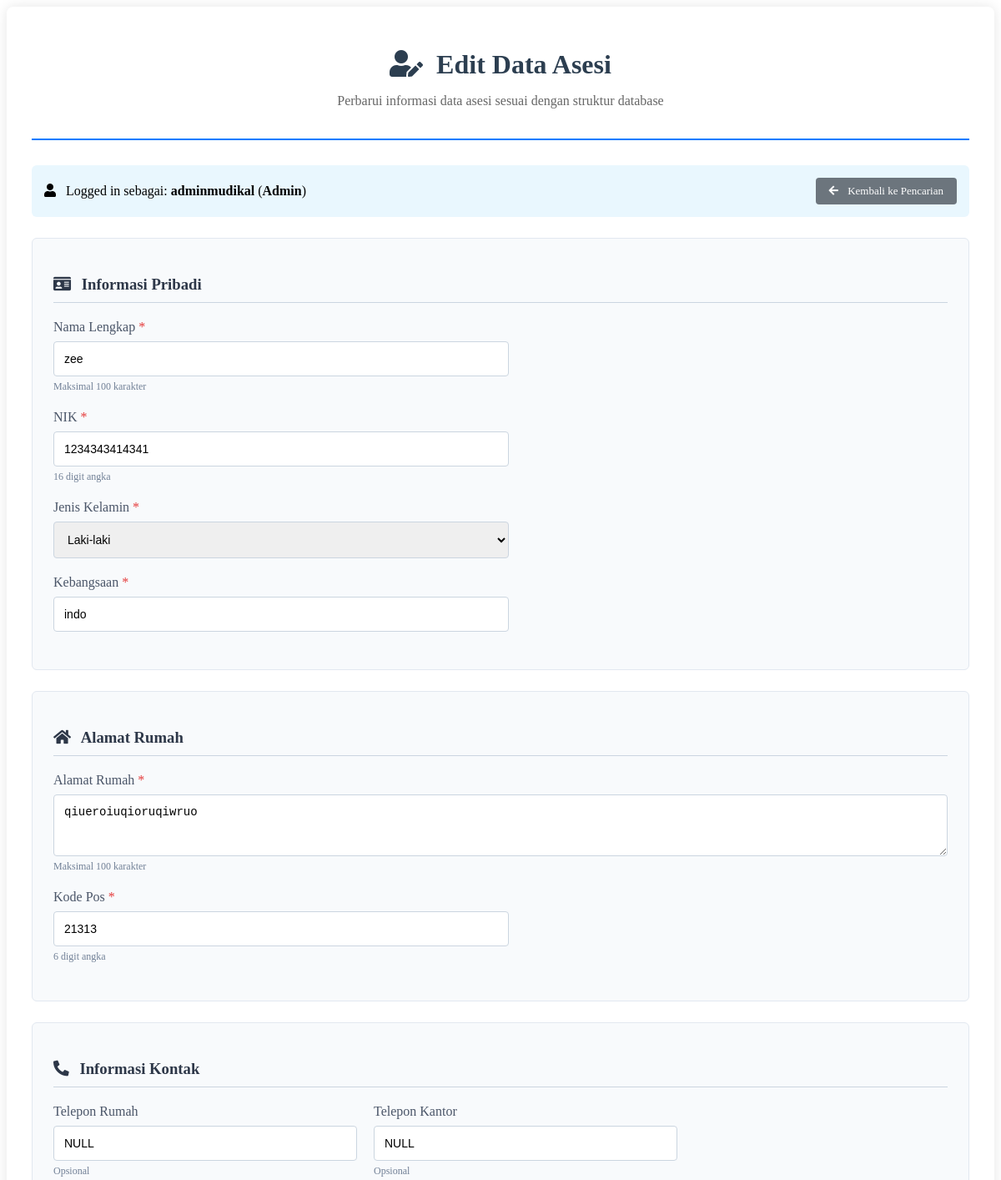
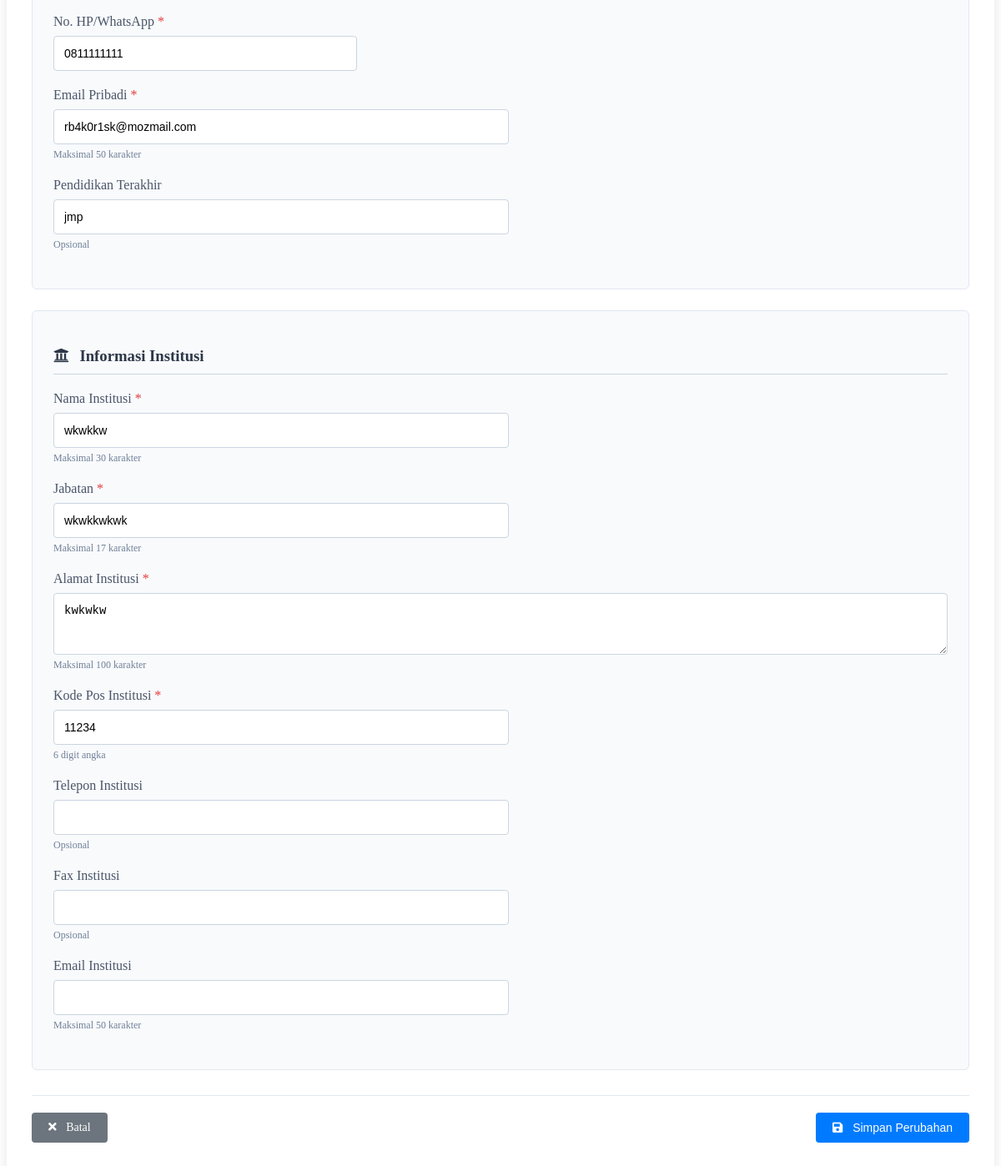
Page /ASESI/edit.php?id=1 (signed in) on the committed database (2 pictures, top to bottom).
### tables this page shows
CREATE TABLE `tb_asesi` (
  `id_asesi` int(11) NOT NULL,
  `nama_asesi` varchar(100) NOT NULL,
  `nik` varchar(16) NOT NULL,
  `jenis_kelamin` varchar(50) NOT NULL,
  `kebangsaan` varchar(20) NOT NULL,
  `alamat_rumah` varchar(100) NOT NULL,
  `kode_pos` varchar(6) NOT NULL,
  `phone_rumah` varchar(15) DEFAULT NULL,
  `phone_kantor` varchar(15) DEFAULT NULL,
  `hp` varchar(15) NOT NULL,
  `email` varchar(50) NOT NULL,
  `pendidikan` varchar(50) DEFAULT NULL,
  `nama_institusi` varchar(30) NOT NULL,
  `jabatan` varchar(17) NOT NULL,
  `alamat_institusi` varchar(100) NOT NULL,
  `kode_pos_institusi` varchar(6) NOT NULL,
  `telp_institusi` varchar(15) DEFAULT NULL,
  `fax` varchar(15) DEFAULT NULL,
  `email_institusi` varchar(15) DEFAULT NULL
);

### ASESI/edit.php (the view, shortened to what this page needs)
<?php
    include "../koneksi.php";
$id_asesi = isset($_GET['id']) ? intval($_GET['id']) : 0;
$error_message = '';
if ($id_asesi > 0) {
    $query = "SELECT * FROM tb_asesi WHERE id_asesi = ?";
    $stmt = mysqli_prepare($koneksi, $query);
    mysqli_stmt_bind_param($stmt, "i", $id_asesi);
    mysqli_stmt_execute($stmt);
    $result = mysqli_stmt_get_result($stmt);
    if ($result && mysqli_num_rows($result) > 0) {
        $asesi = mysqli_fetch_assoc($result);
    } else {
        $error_message = "Data asesi tidak ditemukan!";
    }
} else {
    $error_message = "ID asesi tidak valid!";
}
?>
<link rel="stylesheet" href="https://cdnjs.cloudflare.com/ajax/libs/font-awesome/5.15.4/css/all.min.css">
<div class="edit-container">
    <div class="edit-header">
        <h1><i class="fas fa-user-edit"></i> Edit Data Asesi</h1>
        <p>Perbarui informasi data asesi sesuai dengan struktur database</p>
    </div>
    <div class="user-info">
        <div>
            <i class="fas fa-user"></i> Logged in sebagai:
            <span><?php echo htmlspecialchars($_SESSION['username'] ?? ''); ?></span>
            (<span><?php echo htmlspecialchars($_SESSION['role'] ?? ''); ?></span>)
        </div>
        <div>
            <a href="../BERANDA/UTAMA.php?page=../ASESI/Table_asesi.php" class="btn btn-secondary btn-sm">
                <i class="fas fa-arrow-left"></i> Kembali ke Pencarian
            </a>
        </div>
    </div>
    <?php if (!empty($error_message) && !isset($asesi)): ?>
        <div class="alert alert-danger">
            <i class="fas fa-exclamation-triangle"></i>
            <?php echo $error_message; ?>
            <br><br>
            <a href="../BERANDA/UTAMA.php?page=../ASESI/Table_asesi.php" class="btn btn-secondary btn-sm">
                <i class="fas fa-search"></i> Kembali ke Pencarian
            </a>
        </div>
    <?php else: ?>
        <?php if (isset($asesi)): ?>
        <form method="post" action="" onsubmit="return validateForm()">
            <div class="form-section">
                <h3><i class="fas fa-id-card section-icon"></i> Informasi Pribadi</h3>
                <div class="row">
                    <div class="col-md-6">
                        <div class="form-group">
                            <label for="nama_asesi" class="required">Nama Lengkap</label>
                            <input type="text" id="nama_asesi" name="nama_asesi"
                                   value="<?php echo htmlspecialchars($asesi['nama_asesi'] ?? ''); ?>"
                                   required maxlength="100">
                            <small>Maksimal 100 karakter</small>
                        </div>
                    </div>
                    <div class="col-md-6">
                        <div class="form-group">
                            <label for="nik" class="required">NIK</label>
                            <input type="text" id="nik" name="nik"
                                   value="<?php echo htmlspecialchars($asesi['nik'] ?? ''); ?>"
                                   required maxlength="16" pattern="[0-9]*">
                            <small>16 digit angka</small>
                        </div>
                    </div>
                </div>
                <div class="row">
                    <div class="col-md-6">
                        <div class="form-group">
                            <label for="jenis_kelamin" class="required">Jenis Kelamin</label>
                            <select id="jenis_kelamin" name="jenis_kelamin" required>
                                <option value="Laki-laki" <?php echo (isset($asesi['jenis_kelamin']) && $asesi['jenis_kelamin'] == 'Laki-laki') ? 'selected' : ''; ?>>Laki-laki</option>
                            </select>
                        </div>
                    </div>
                    <div class="col-md-6">
                        <div class="form-group">
                            <label for="kebangsaan" class="required">Kebangsaan</label>
                            <input type="text" id="kebangsaan" name="kebangsaan"
                                   value="<?php echo htmlspecialchars($asesi['kebangsaan'] ?? ''); ?>"
                                   required maxlength="20">
                        </div>
                    </div>
                </div>
            </div>
            <div class="form-section">
                <h3><i class="fas fa-home section-icon"></i> Alamat Rumah</h3>
                <div class="form-group">
                    <label for="alamat_rumah" class="required">Alamat Rumah</label>
                    <textarea id="alamat_rumah" name="alamat_rumah" rows="3" required maxlength="100"><?php echo htmlspecialchars($asesi['alamat_rumah'] ?? ''); ?></textarea>
                    <small>Maksimal 100 karakter</small>
                </div>
                <div class="row">
                    <div class="col-md-6">
                        <div class="form-group">
                            <label for="kode_pos" class="required">Kode Pos</label>
                            <input type="text" id="kode_pos" name="kode_pos"
                                   value="<?php echo htmlspecialchars($asesi['kode_pos'] ?? ''); ?>"
                                   required maxlength="6" pattern="[0-9]*">
                            <small>6 digit angka</small>
                        </div>
                    </div>
                </div>
            </div>
            <div class="form-section">
                <h3><i class="fas fa-phone-alt section-icon"></i> Informasi Kontak</h3>
                <div class="row">
                    <div class="col-md-4">
                        <div class="form-group">
                            <label for="phone_rumah">Telepon Rumah</label>
                            <input type="text" id="phone_rumah" name="phone_rumah"
                                   value="<?php echo htmlspecialchars($asesi['phone_rumah'] ?? ''); ?>"
                                   maxlength="20">
                            <small>Opsional</small>
                        </div>
                    </div>
                    <div class="col-md-4">
                        <div class="form-group">
                            <label for="phone_kantor">Telepon Kantor</label>
                            <input type="text" id="phone_kantor" name="phone_kantor"
                                   value="<?php echo htmlspecialchars($asesi['phone_kantor'] ?? ''); ?>"
                                   maxlength="20">
                            <small>Opsional</small>
                        </div>
                    </div>
                    <div class="col-md-4">
                        <div class="form-group">
                            <label for="hp" class="required">No. HP/WhatsApp</label>
                            <input type="text" id="hp" name="hp"
                                   value="<?php echo htmlspecialchars($asesi['hp'] ?? ''); ?>"
                                   required maxlength="20">
                        </div>
                    </div>
                </div>
                <div class="row">
                    <div class="col-md-6">
                        <div class="form-group">
                            <label for="email" class="required">Email Pribadi</label>
                            <input type="email" id="email" name="email"
                                   value="<?php echo htmlspecialchars($asesi['email'] ?? ''); ?>"
                                   required maxlength="50">
                            <small>Maksimal 50 karakter</small>
                        </div>
                    </div>
                    <div class="col-md-6">
                        <div class="form-group">
                            <label for="pendidikan">Pendidikan Terakhir</label>
                            <input type="text" id="pendidikan" name="pendidikan"
                                   value="<?php echo htmlspecialchars($asesi['pendidikan'] ?? ''); ?>"
                                   maxlength="50">
                            <small>Opsional</small>
                        </div>
                    </div>
                </div>
            </div>
            <div class="form-section">
                <h3><i class="fas fa-university section-icon"></i> Informasi Institusi</h3>
                <div class="row">
                    <div class="col-md-6">
                        <div class="form-group">
                            <label for="nama_institusi" class="required">Nama Institusi</label>
                            <input type="text" id="nama_institusi" name="nama_institusi"
                                   value="<?php echo htmlspecialchars($asesi['nama_institusi'] ?? ''); ?>"
                                   required maxlength="30">
                            <small>Maksimal 30 karakter</small>
                        </div>
                    </div>
                    <div class="col-md-6">
                        <div class="form-group">
                            <label for="jabatan" class="required">Jabatan</label>
                            <input type="text" id="jabatan" name="jabatan"
                                   value="<?php echo htmlspecialchars($asesi['jabatan'] ?? ''); ?>"
                                   required maxlength="17">
                            <small>Maksimal 17 karakter</small>
                        </div>
                    </div>
                </div>
                <div class="form-group">
                    <label for="alamat_institusi" class="required">Alamat Institusi</label>
                    <textarea id="alamat_institusi" name="alamat_institusi" rows="3" required maxlength="100"><?php echo htmlspecialchars($asesi['alamat_institusi'] ?? ''); ?></textarea>
                    <small>Maksimal 100 karakter</small>
                </div>
                <div class="row">
                    <div class="col-md-6">
                        <div class="form-group">
                            <label for="kode_pos_institusi" class="required">Kode Pos Institusi</label>
                            <input type="text" id="kode_pos_institusi" name="kode_pos_institusi"
                                   value="<?php echo htmlspecialchars($asesi['kode_pos_institusi'] ?? ''); ?>"
                                   required maxlength="6" pattern="[0-9]*">
                            <small>6 digit angka</small>
                        </div>
                    </div>
                    <div class="col-md-6">
                        <div class="form-group">
                            <label for="telp_institusi">Telepon Institusi</label>
                            <input type="text" id="telp_institusi" name="telp_institusi"
                                   value="<?php echo htmlspecialchars($asesi['telp_institusi'] ?? ''); ?>"
                                   maxlength="20">
                            <small>Opsional</small>
                        </div>
                    </div>
                </div>
                <div class="row">
                    <div class="col-md-6">
                        <div class="form-group">
                            <label for="fax">Fax Institusi</label>
                            <input type="text" id="fax" name="fax"
                                   value="<?php echo htmlspecialchars($asesi['fax'] ?? ''); ?>"
                                   maxlength="20">
                            <small>Opsional</small>
                        </div>
                    </div>
                    <div class="col-md-6">
                        <div class="form-group">
                            <label for="email_institusi">Email Institusi</label>
                            <input type="email" id="email_institusi" name="email_institusi"
                                   value="<?php echo htmlspecialchars($asesi['email_institusi'] ?? ''); ?>"
                                   maxlength="50">
                            <small>Maksimal 50 karakter</small>
                        </div>
                    </div>
                </div>
            </div>
            <div class="btn-container">
                <div>
                    <a href="../BERANDA/UTAMA.php?page=../ASESI/Table_asesi.php" class="btn btn-secondary">
                        <i class="fas fa-times"></i> Batal
                    </a>
                </div>
                <div>
                    <button type="submit" name="update" class="btn btn-primary">
                        <i class="fas fa-save"></i> Simpan Perubahan
                    </button>
                </div>
            </div>
        </form>
        <?php endif; ?>
    <?php endif; ?>
</div>

### ASESI/edit.php (style rules this page uses)
.edit-container { background: white; padding: 30px; border-radius: 8px; box-shadow: 0 0 15px rgba(0,0,0,0.1); max-width: 1200px; margin: 0 auto; }
.edit-header { text-align: center; margin-bottom: 30px; padding-bottom: 20px; border-bottom: 2px solid #007bff; }
.edit-header h1 { color: #2c3e50; margin-bottom: 10px; }
.edit-header p { color: #666; }
.user-info { background: #e9f7fe; padding: 15px; border-radius: 6px; margin-bottom: 25px; display: flex; justify-content: space-between; align-items: center; flex-wrap: wrap; gap: 10px; }
.user-info span { font-weight: 600; }
.form-section { background: #f8fafc; padding: 25px; margin-bottom: 25px; border-radius: 6px; border: 1px solid #e2e8f0; }
.form-section h3 { color: #2d3748; margin-bottom: 20px; padding-bottom: 10px; border-bottom: 1px solid #cbd5e0; }
.form-group { margin-bottom: 20px; }
label { display: block; margin-bottom: 8px; font-weight: 500; color: #4a5568; }
label.required::after { content: " *"; color: #e53e3e; }
input[type="text"], input[type="email"], input[type="number"], textarea, select { width: 100%; padding: 12px; border: 1px solid #cbd5e0; border-radius: 4px; font-size: 14px; transition: border-color 0.2s; }
small { display: block; margin-top: 5px; font-size: 12px; color: #718096; }
.row { display: flex; flex-wrap: wrap; margin: 0 -10px; }
.col-md-6 { flex: 0 0 50%; max-width: 50%; padding: 0 10px; }
.col-md-4 { flex: 0 0 33.333%; max-width: 33.333%; padding: 0 10px; }
.btn { display: inline-block; padding: 10px 20px; border: none; border-radius: 4px; font-size: 14px; font-weight: 500; cursor: pointer; text-decoration: none; transition: background-color 0.2s; }
.btn-sm { padding: 8px 16px; font-size: 13px; }
.btn-primary { background: #007bff; color: white; }
.btn-secondary { background: #6c757d; color: white; }
.btn-container { display: flex; justify-content: space-between; margin-top: 30px; padding-top: 20px; border-top: 1px solid #e2e8f0; }
.fas { margin-right: 8px; }

### rows in the picture
tb_asesi: nama_asesi "zee", nik "1234343414341", jenis_kelamin "Laki-laki", kebangsaan "indo", alamat_rumah "qiueroiuqioruqiwruo", kode_pos "21313", phone_rumah "NULL", phone_kantor "NULL", hp "0811111111", email "rb4k0r1sk@mozmail.com", pendidikan "jmp", nama_institusi "wkwkkw", jabatan "wkwkkwkwk", alamat_institusi "kwkwkw", kode_pos_institusi "11234"

### other values in the picture
$_SESSION['username'] "adminmudikal"
$_SESSION['role'] "Admin"
